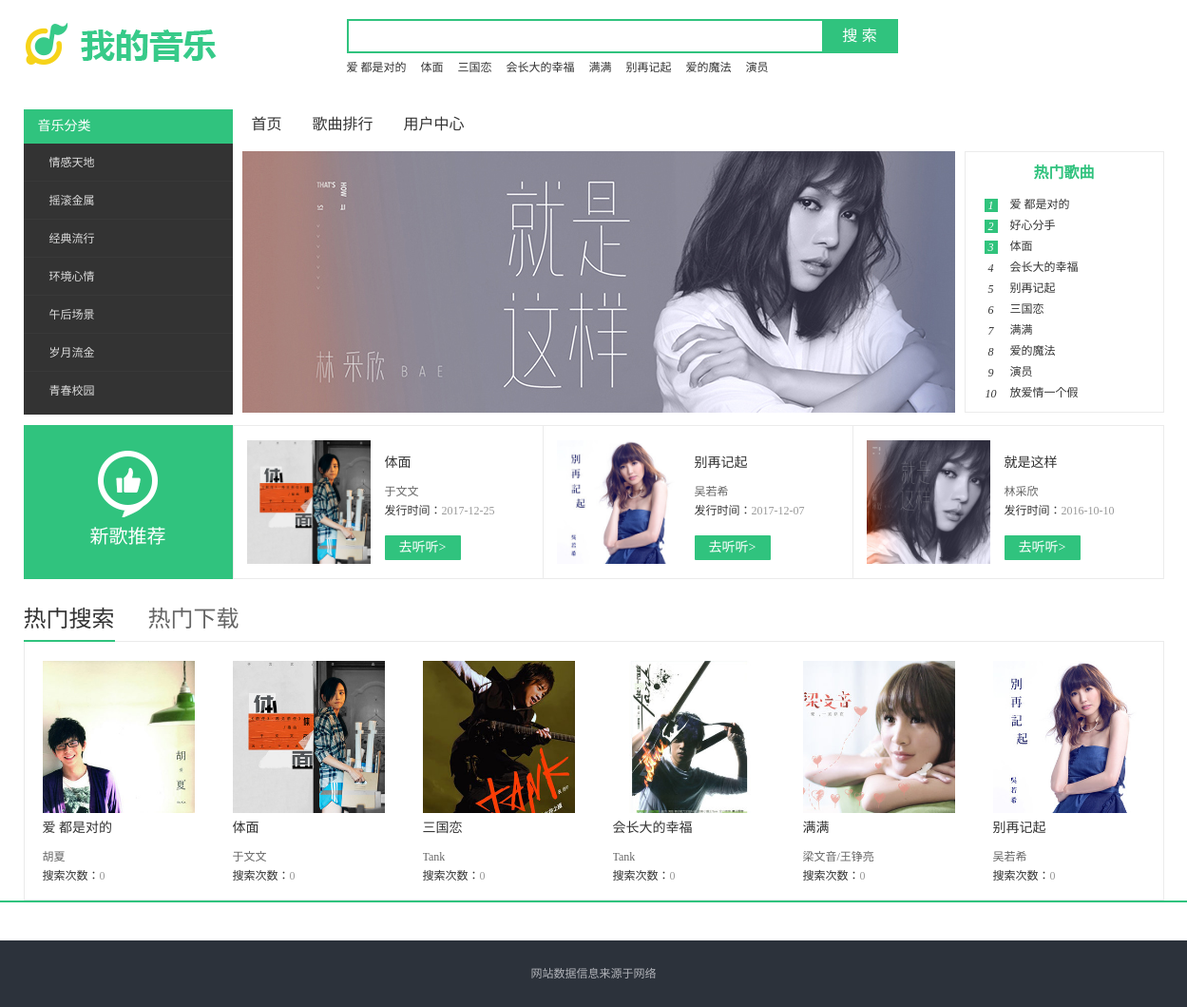
The page / on the database its author committed.
### index/models.py (models this page shows, shortened)
class Dynamic(models.Model):
    id = models.AutoField('序号', primary_key=True)
    song = models.ForeignKey(Song, on_delete=models.CASCADE, verbose_name='歌名')
    plays = models.IntegerField('播放次数', default=0)
    search = models.IntegerField('搜索次数', default=0)
    download = models.IntegerField('下载次数', default=0)
    class Meta:
        verbose_name = '歌曲动态'
        verbose_name_plural = '歌曲动态'

class Song(models.Model):
    id = models.AutoField('序号', primary_key=True)
    name = models.CharField('歌名', max_length=50)
    singer = models.CharField('歌手', max_length=50)
    time = models.CharField('时长', max_length=10)
    album = models.CharField('专辑', max_length=50)
    languages = models.CharField('语种', max_length=20)
    type = models.CharField('类型', max_length=20)
    release = models.DateField('发行时间', default=datetime.date.today)
    img = models.FileField("歌曲图片", upload_to='songImg/', default='暂无图片')
    lyrics = models.FileField('歌词', upload_to='songLyric/', default='暂无歌词', blank=True)
    file = models.FileField('歌曲文件', upload_to='songFile/', default='暂无文件')
    label = models.ForeignKey(Label, on_delete=models.CASCADE, verbose_name='歌名分类')
    class Meta:
        verbose_name = '歌曲信息'
        verbose_name_plural = '歌曲信息'

class Label(models.Model):
    id = models.AutoField('序号', primary_key=True)
    name = models.CharField('分类标签', max_length=10)
    class Meta:
        verbose_name = '歌曲分类'
        verbose_name_plural = '歌曲分类'

### index/views.py (the view)
# urls.py: path('', indexView, name='index'),
def indexView(request):
    songDynamic = Dynamic.objects.select_related('song')
    searchs = songDynamic.order_by('-search').all()[:8]
    labels = Label.objects.all()
    popular = songDynamic.order_by('-plays').all()[:10]
    recommend = Song.objects.order_by('-release').all()[:3]
    downloads = songDynamic.order_by('-download').all()[:6]
    tabs = [searchs[:6], downloads]
    return render(request, 'index.html', locals())

### index/templates/index.html (shortened to what this page needs)
{% extends "base.html"  %}
{% load staticfiles %}
{% block link %}
<link rel="stylesheet" href="{% static "css/common.css" %}">
<link rel="stylesheet" href="{% static "css/index.css" %}">
{% endblock %}
{% block body  %}
<body class="index">
	<div class="header">
		<a href="/" class="logo"><img src="{% static "image/logo.png" %}"></a>
		<div class="search-box">
	    <form id="searchForm" action="{% url 'search' 1 %}" method="post">
	        <div class="search-keyword">
	            <input name="kword" type="text" class="keyword" maxlength="120">
	        </div>
	        <input id="subSerch" type="submit" class="search-button" value="搜 索">
	    </form>
  		<div class="search-hot-words">
			{% for s in searchs  %}
				<a target="play" href="{% url 'play' s.song.id %}">{{ s.song.name }}</a>
			{% endfor  %}
  		</div>
  	</div>
	</div>
	<div class="nav-box">
    <div class="nav-box-inner">
        <ul class="nav clearfix">
            <li><a href="{% url 'index' %}">首页</a></li>
            <li><a href="{% url 'ranking' %}" target="_blank">歌曲排行</a></li>
            <li><a href="{% url 'home' 1 %}" target="_blank">用户中心</a></li>
        </ul>
        <div class="category-nav">
            <div class="category-nav-header">
                <strong><a href="javascript:;" title="">音乐分类</a></strong>
            </div>
            <div class="category-nav-body">
                <div id="J_CategoryItems" class="category-items">
                {% for l in labels  %}
                    <div class="item" data-index="1"><h3>
                        <a href="{% url 'ranking' %}?type={{ l.id }}">{{ l.name }}</a></h3>
                    </div>
                {% endfor  %}
                </div>
            </div>
        </div>
    </div>
	<div class="wrapper clearfix">
		<div class="main">
			<div id="J_FocusSlider" class="focus">
				<ul class="focus-list f_w">
                    <li class="f_s"><a target="play" href="{% url 'play' 12 %}" class="layz_load" >
                        <img data-src="{% static '/image/datu-1.jpg' %}"  width="750" height="275"></a>
                    </li>
				</ul>
			</div>
		</div>
		<div class="aside">
			<h2>热门歌曲</h2>
			<ul>
				{% for p in popular %}
					<li><span>{{ forloop.counter }}</span>
                        <a target="play" href="{% url 'play' p.song.id %}">{{ p.song.name }}</a>
                    </li>
				{% endfor  %}
			</ul>
		</div>
	</div>
	<div class="today clearfix">
		<div class="today-header">
            <i></i>
			<h2>新歌推荐</h2>
		</div>
		<div class="today-list-box slide">
			<div id="J_TodayRec" class="today-list">
				<ul>
                {% for r in recommend %}
                    <li>
                    <a class="pic layz_load pic_po" target="play" href="{% url 'play' r.id %}" >
                        <img data-src="{{ r.img.url }}"  ></a>
                    <div class="name">
                        <h3><a target="play" href="{% url 'play' r.id %}" >{{ r.name }}</a></h3>
                        <div class="singer"><span>{{ r.singer }}</span></div>
                        <div class="times">发行时间：<span>{{ r.release |date:"Y-m-d" }}</span></div>
                    </div>
                    <a target="play" href="{% url 'play' r.id %}" class="today-buy-button" >去听听></a>
                    </li>
                {% endfor  %}
				</ul>
			</div>
		</div>
	</div>
	<div class="section">
		<ul id="J_Tab" class="tab-trigger">
	  	<li data-cur="0" class="current t_c">热门搜索</li>
        <li data-cur="1" class="t_c">热门下载</li>
		</ul>
		<div class="tab-container">
	    <div id="J_Tab_Con" class="tab-container-cell">
            {% for tab in tabs %}
                {% if forloop.first %}
                    <ul class="product-list clearfix t_s current">
                {% else %}
                    <ul class="product-list clearfix t_s" style="display:none;">
                {% endif %}
                    {% for item in tab %}
                    <li>
                        <a target="play" href="{% url 'play' item.song.id %}" class="pic layz_load pic_po" >
                            <img data-src="{{ item.song.img.url }}" ></a>
                        <h3><a target="play" href="{% url 'play' item.song.id %}" >{{ item.song.name }}</a></h3>
                        <div class="singer"><span>{{ item.song.singer }}</span></div>
                        {% if tabs.0  == tab %}
                        <div class="times">搜索次数：<span>{{ item.search }}</span></div>
                        {% else %}
                        <div class="times">下载次数：<span>{{ item.download }}</span></div>
                        {% endif %}
                    </li>
                    {% endfor %}
                    </ul>
            {% endfor %}
        </div>
        </div>
    </div>
	</div>
</body>
{% endblock  %}

### templates/base.html (shortened to what this page needs)
<!doctype html>
<html>
<head>
{% block link %}{% endblock %}
</head>
{% block body %}{% endblock %}
<div class="footer">
<div class="copyright">
    <p>网站数据信息来源于网络</p>
</div>
</div>
</html>

### publicStatic/css/common.css (style rules this page uses)
blockquote,body,button,dd,dl,dt,fieldset,form,h1,h2,h3,h4,h5,h6,hr,input,legend,li,ol,p,pre,td,textarea,th,ul { margin:0;padding:0 }
ol,ul { list-style:none }
body { font:12px/1.5 Arial;-webkit-text-size-adjust:none }
button,input,select { vertical-align:middle;font-size:100%;outline:0 }
fieldset,img { border:0 none }
i { font-style:normal }
a { color:#333;text-decoration:none;outline:0 }
.clearfix:after { content:".";display:block;height:0;clear:both;visibility:hidden;font-size:0 }
.f_w { position:absolute;width:1000% }
.header { width:1200px;height:80px;padding:0;margin:10px auto 0 }
.header .logo { float:left;width:214px;height:54px;margin:10px 0 0 0;overflow:hidden }
.index .header .logo { margin-right:126px }
.search-box { position:relative;z-index:50;float:right;width:302px;padding:0 78px 0 0;margin:10px 0 0 }
.index .search-box { width:502px;float:left }
.search-box .search-keyword { position:relative;padding:6px 10px;height:20px;overflow:hidden;zoom:1;border:2px solid #30C37E;background:#fff }
.search-box .keyword { float:left;width:278px;height:20px;border:0 none;outline:0 none;font:14px/20px arial;color:#999 }
.index .search-box .keyword { width:478px }
.search-box .search-button { position:absolute;right:0;top:0;width:80px;height:36px;border:0 none;background-color:#30C37E;color:#fff;font:16px/34px 'Microsoft YaHei',arial;overflow:hidden;cursor:pointer;outline:0 none }
.search-box .search-hot-words { margin:5px 0 0;height:20px;line-height:20px;overflow:hidden }
.search-box .search-hot-words a { float:left;margin:0 15px 0 0 }
.nav-box { margin-top:-50px;border-bottom:2px solid #30C37E }
.index .nav-box { margin-top:25px }
.nav-box-inner { width:1200px;margin:0 auto }
.nav-box .nav { padding:0 0 12px 360px;height:32px;line-height:32px }
.index .nav-box .nav { padding:0 0 2px 230px }
.nav li { float:left;height:32px;margin-right:12px }
.nav-box .nav li a { position:relative;float:left;padding:0 10px;font:16px/2 'Microsoft YaHei';color:#333;white-space:nowrap }
.footer { background:#2c323b;padding:20px 0;margin-top:40px }
.footer .copyright { width:1000px;margin:0 auto }
.footer .copyright p { line-height:30px;text-align:center;color:#b1b3b9 }

### rows shown on the page
Dynamic: song.name "爱 都是对的", song.img (picture), song.singer "胡夏", search "0"
Dynamic: song.name "体面", song.img (picture), song.singer "于文文", search "0"
Dynamic: song.name "三国恋", song.img (picture), song.singer "Tank", search "0"
Dynamic: song.name "会长大的幸福", song.img (picture), song.singer "Tank", search "0"
Dynamic: song.name "满满", song.img (picture), song.singer "梁文音/王铮亮", search "0"
Dynamic: song.name "别再记起", song.img (picture), song.singer "吴若希", search "0"
Dynamic: song.name "爱的魔法"
Dynamic: song.name "演员"
Label: name "情感天地"
Label: name "摇滚金属"
Label: name "经典流行"
Label: name "环境心情"
Label: name "午后场景"
Label: name "岁月流金"
Label: name "青春校园"
Dynamic: song.name "好心分手"
Dynamic: song.name "放爱情一个假"
Song: img (picture), name "体面", singer "于文文", release "2017-12-25"
Song: img (picture), name "别再记起", singer "吴若希", release "2017-12-07"
Song: img (picture), name "就是这样", singer "林采欣", release "2016-10-10"
